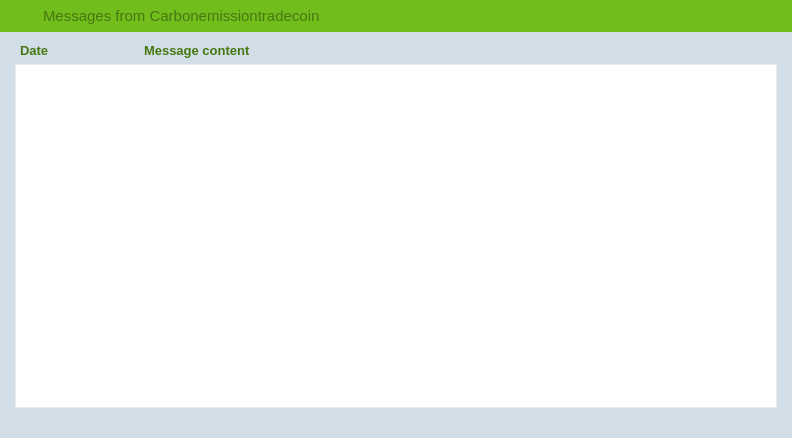
<?xml version="1.0" encoding="UTF-8"?>
<ui version="4.0">
 <class>ServiceMessagesPage</class>
 <widget class="QWidget" name="ServiceMessagesPage">
  <property name="geometry">
   <rect>
    <x>0</x>
    <y>0</y>
    <width>792</width>
    <height>438</height>
   </rect>
  </property>
  <property name="palette">
   <palette>
    <active>
     <colorrole role="Button">
      <brush brushstyle="SolidPattern">
       <color alpha="255">
        <red>233</red>
        <green>217</green>
        <blue>216</blue>
       </color>
      </brush>
     </colorrole>
     <colorrole role="Base">
      <brush brushstyle="SolidPattern">
       <color alpha="255">
        <red>233</red>
        <green>217</green>
        <blue>216</blue>
       </color>
      </brush>
     </colorrole>
     <colorrole role="Window">
      <brush brushstyle="SolidPattern">
       <color alpha="255">
        <red>233</red>
        <green>217</green>
        <blue>216</blue>
       </color>
      </brush>
     </colorrole>
     <colorrole role="Highlight">
      <brush brushstyle="SolidPattern">
       <color alpha="255">
        <red>235</red>
        <green>235</green>
        <blue>235</blue>
       </color>
      </brush>
     </colorrole>
     <colorrole role="HighlightedText">
      <brush brushstyle="SolidPattern">
       <color alpha="255">
        <red>171</red>
        <green>127</green>
        <blue>130</blue>
       </color>
      </brush>
     </colorrole>
    </active>
    <inactive>
     <colorrole role="Button">
      <brush brushstyle="SolidPattern">
       <color alpha="255">
        <red>233</red>
        <green>217</green>
        <blue>216</blue>
       </color>
      </brush>
     </colorrole>
     <colorrole role="Base">
      <brush brushstyle="SolidPattern">
       <color alpha="255">
        <red>233</red>
        <green>217</green>
        <blue>216</blue>
       </color>
      </brush>
     </colorrole>
     <colorrole role="Window">
      <brush brushstyle="SolidPattern">
       <color alpha="255">
        <red>233</red>
        <green>217</green>
        <blue>216</blue>
       </color>
      </brush>
     </colorrole>
     <colorrole role="Highlight">
      <brush brushstyle="SolidPattern">
       <color alpha="255">
        <red>235</red>
        <green>235</green>
        <blue>235</blue>
       </color>
      </brush>
     </colorrole>
     <colorrole role="HighlightedText">
      <brush brushstyle="SolidPattern">
       <color alpha="255">
        <red>171</red>
        <green>127</green>
        <blue>130</blue>
       </color>
      </brush>
     </colorrole>
    </inactive>
    <disabled>
     <colorrole role="Button">
      <brush brushstyle="SolidPattern">
       <color alpha="255">
        <red>233</red>
        <green>217</green>
        <blue>216</blue>
       </color>
      </brush>
     </colorrole>
     <colorrole role="Base">
      <brush brushstyle="SolidPattern">
       <color alpha="255">
        <red>233</red>
        <green>217</green>
        <blue>216</blue>
       </color>
      </brush>
     </colorrole>
     <colorrole role="Window">
      <brush brushstyle="SolidPattern">
       <color alpha="255">
        <red>233</red>
        <green>217</green>
        <blue>216</blue>
       </color>
      </brush>
     </colorrole>
     <colorrole role="Highlight">
      <brush brushstyle="SolidPattern">
       <color alpha="255">
        <red>240</red>
        <green>240</green>
        <blue>240</blue>
       </color>
      </brush>
     </colorrole>
     <colorrole role="HighlightedText">
      <brush brushstyle="SolidPattern">
       <color alpha="255">
        <red>171</red>
        <green>127</green>
        <blue>130</blue>
       </color>
      </brush>
     </colorrole>
    </disabled>
   </palette>
  </property>
  <property name="windowTitle">
   <string>Form</string>
  </property>
  <layout class="QVBoxLayout" name="verticalLayout_15">
   <property name="spacing">
    <number>0</number>
   </property>
   <property name="leftMargin">
    <number>0</number>
   </property>
   <property name="topMargin">
    <number>0</number>
   </property>
   <property name="rightMargin">
    <number>0</number>
   </property>
   <property name="bottomMargin">
    <number>0</number>
   </property>
   <item>
    <widget class="QWidget" name="wServiceMessagesHeader" native="true">
     <property name="minimumSize">
      <size>
       <width>0</width>
       <height>32</height>
      </size>
     </property>
     <property name="maximumSize">
      <size>
       <width>16777215</width>
       <height>32</height>
      </size>
     </property>
     <property name="styleSheet">
      <string notr="true">background-color: rgb(113,189,28);
color: rgb(70,120,16);</string>
     </property>
     <property name="is_header" stdset="0">
      <bool>true</bool>
     </property>
     <layout class="QHBoxLayout" name="horizontalLayout_19">
      <property name="leftMargin">
       <number>0</number>
      </property>
      <property name="topMargin">
       <number>0</number>
      </property>
      <property name="rightMargin">
       <number>0</number>
      </property>
      <property name="bottomMargin">
       <number>0</number>
      </property>
      <item>
       <spacer name="horizontalSpacer_26">
        <property name="orientation">
         <enum>Qt::Horizontal</enum>
        </property>
        <property name="sizeType">
         <enum>QSizePolicy::Fixed</enum>
        </property>
        <property name="sizeHint" stdset="0">
         <size>
          <width>7</width>
          <height>20</height>
         </size>
        </property>
       </spacer>
      </item>
      <item>
       <widget class="QLabel" name="label_33">
        <property name="sizePolicy">
         <sizepolicy hsizetype="Preferred" vsizetype="Preferred">
          <horstretch>0</horstretch>
          <verstretch>0</verstretch>
         </sizepolicy>
        </property>
        <property name="minimumSize">
         <size>
          <width>30</width>
          <height>30</height>
         </size>
        </property>
        <property name="maximumSize">
         <size>
          <width>30</width>
          <height>30</height>
         </size>
        </property>
        <property name="text">
         <string/>
        </property>
        <property name="pixmap">
         <pixmap resource="../res.qrc">:/res/mail/mail_normal.png</pixmap>
        </property>
       </widget>
      </item>
      <item>
       <widget class="QLabel" name="label_34">
        <property name="font">
         <font>
          <pointsize>11</pointsize>
          <stylestrategy>PreferAntialias</stylestrategy>
         </font>
        </property>
        <property name="styleSheet">
         <string notr="true">QLabel {
	color: rgb(70,120,16);
}</string>
        </property>
        <property name="text">
         <string>Messages from Carbonemissiontradecoin</string>
        </property>
       </widget>
      </item>
     </layout>
    </widget>
   </item>
   <item>
    <widget class="QWidget" name="wServiceMessages" native="true">
     <property name="styleSheet">
      <string notr="true">#wServiceMessages {
	background-color: rgb(209,222,231);
}</string>
     </property>
     <layout class="QVBoxLayout" name="verticalLayout_16">
      <property name="spacing">
       <number>4</number>
      </property>
      <property name="leftMargin">
       <number>15</number>
      </property>
      <property name="topMargin">
       <number>8</number>
      </property>
      <property name="rightMargin">
       <number>15</number>
      </property>
      <property name="bottomMargin">
       <number>30</number>
      </property>
      <item>
       <layout class="QGridLayout" name="gridLayout_4">
        <item row="0" column="1">
         <widget class="QLabel" name="label_35">
          <property name="sizePolicy">
           <sizepolicy hsizetype="Fixed" vsizetype="Preferred">
            <horstretch>0</horstretch>
            <verstretch>0</verstretch>
           </sizepolicy>
          </property>
          <property name="maximumSize">
           <size>
            <width>120</width>
            <height>16777215</height>
           </size>
          </property>
          <property name="font">
           <font>
            <pointsize>10</pointsize>
            <weight>75</weight>
            <bold>true</bold>
            <stylestrategy>PreferAntialias</stylestrategy>
           </font>
          </property>
          <property name="styleSheet">
           <string notr="true">QLabel {
	color: rgb(70,120,16);
}</string>
          </property>
          <property name="text">
           <string>Date</string>
          </property>
         </widget>
        </item>
        <item row="0" column="2">
         <widget class="QLabel" name="label_36">
          <property name="font">
           <font>
            <pointsize>10</pointsize>
            <weight>75</weight>
            <bold>true</bold>
            <stylestrategy>PreferAntialias</stylestrategy>
           </font>
          </property>
          <property name="styleSheet">
           <string notr="true">QLabel {
	color: rgb(70,120,16);
}</string>
          </property>
          <property name="text">
           <string>Message content</string>
          </property>
         </widget>
        </item>
        <item row="0" column="0">
         <spacer name="horizontalSpacer_27">
          <property name="orientation">
           <enum>Qt::Horizontal</enum>
          </property>
          <property name="sizeType">
           <enum>QSizePolicy::Fixed</enum>
          </property>
          <property name="sizeHint" stdset="0">
           <size>
            <width>5</width>
            <height>20</height>
           </size>
          </property>
         </spacer>
        </item>
       </layout>
      </item>
      <item>
       <widget class="QTableView" name="tableServiceMessagesView">
        <property name="styleSheet">
         <string notr="true"> QScrollBar:vertical {
	
	color: rgb(113,189,28);
     border: 0px solid grey;
     background: white;
     width: 9px;
     margin: 0px 0px 0 0px;
 }
 QScrollBar::handle:vertical {
     background: rgb(209,222,231);
	
	color: rgb(113,189,28);
     min-width: 20px;
 }

QHeaderView {
	background-color: rgb(209,222,231);
	color:rgb(113,189,28);
	font-size: 10;
	text-align:left;
	border: 0px solid gray;
}
QHeaderView::section {
    background-color: rgb(209,222,231);
    color: rgb(138,211,57);
    padding-left: 5px;
    border: 0px solid #6c6c6c;
	text-align:left;
}

/* style the sort indicator */
QHeaderView::down-arrow {
    image: url(down_arrow.png);
}

QHeaderView::up-arrow {
    image: url(up_arrow.png);
}

QTableView {
	border: 1px solid #ededed;
	selection-background-color: rgb(209,222,231);
	selection-color: rgb(70,120,16);
	color: rgb(113,189,28);
	background-color: rgb(255, 255, 255);
}</string>
        </property>
        <property name="frameShape">
         <enum>QFrame::NoFrame</enum>
        </property>
        <property name="editTriggers">
         <set>QAbstractItemView::NoEditTriggers</set>
        </property>
        <property name="selectionBehavior">
         <enum>QAbstractItemView::SelectRows</enum>
        </property>
        <property name="textElideMode">
         <enum>Qt::ElideRight</enum>
        </property>
        <property name="showGrid">
         <bool>false</bool>
        </property>
        <property name="wordWrap">
         <bool>true</bool>
        </property>
        <attribute name="horizontalHeaderVisible">
         <bool>false</bool>
        </attribute>
        <attribute name="verticalHeaderVisible">
         <bool>false</bool>
        </attribute>
        <attribute name="verticalHeaderDefaultSectionSize">
         <number>20</number>
        </attribute>
        <attribute name="verticalHeaderMinimumSectionSize">
         <number>20</number>
        </attribute>
       </widget>
      </item>
     </layout>
    </widget>
   </item>
  </layout>
 </widget>
 <resources>
  <include location="../res.qrc"/>
 </resources>
 <connections/>
</ui>
